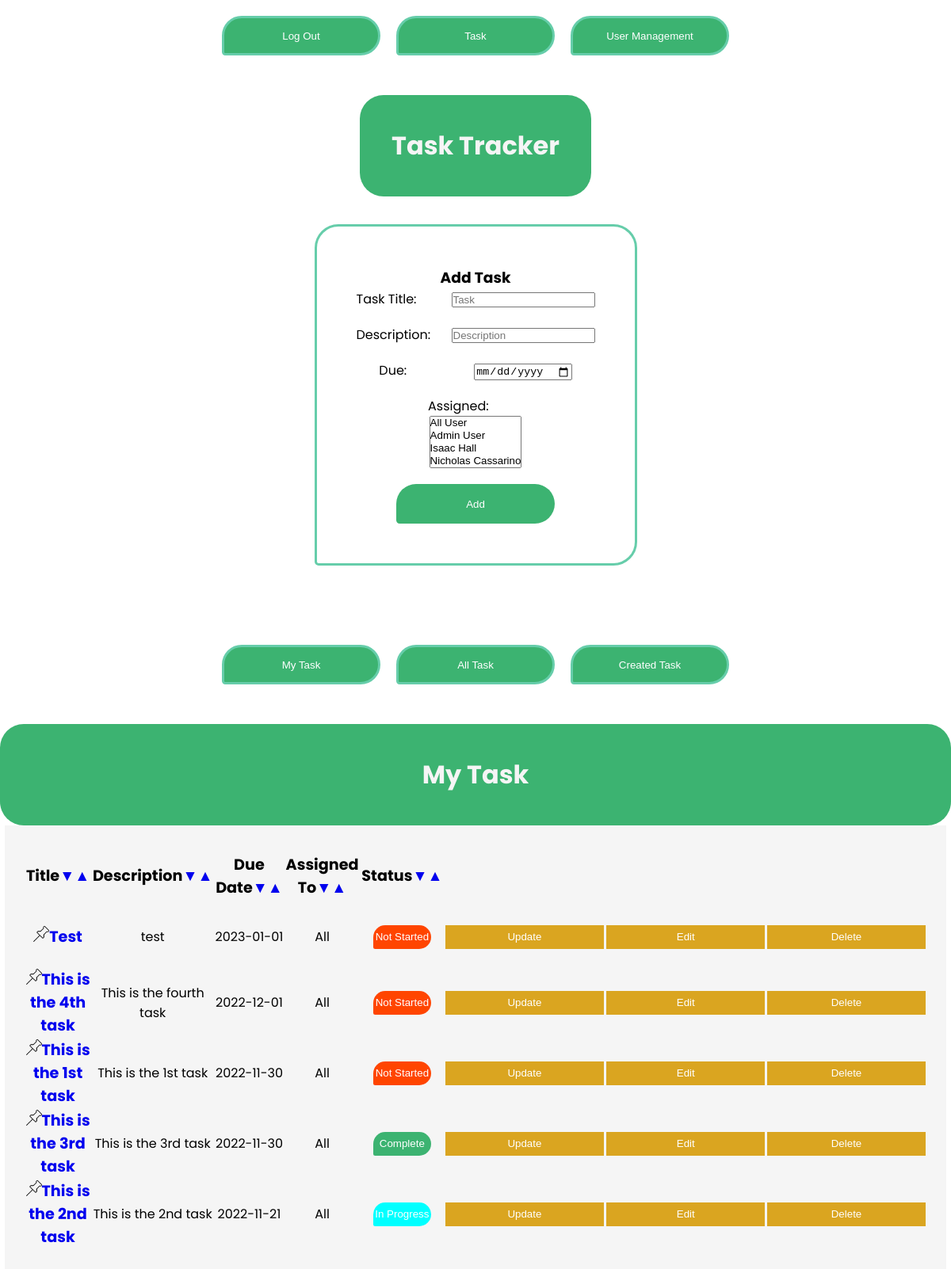
Page /task/Due/1 (signed in) on the committed database.
### models.py (models this page shows, shortened)
class Todo(db.Model):
    id = db.Column(db.Integer, primary_key=True)
    title = db.Column(db.String(100))
    description = db.Column(db.String(4150))
    assigned = db.Column(db.String(100))
    due = db.Column(db.Date)
    complete = db.Column(db.Integer)
    createdBy = db.Column(db.Integer)
    comments = db.relationship("Comment", backref="comment", cascade="all, delete-orphan", lazy=True)

### app.py (the view)
@app.route("/task/<string:sort_id>/<int:order_id>")
def sortTask(sort_id,order_id):
    global user
    if user == User:
        return render_template('login.html', message="Please Log In To access this page")
    todo_list = None
    if order_id == 0:
        if sort_id == "Title":
            todo_list = Todo.query.order_by(Todo.title)
        if sort_id == "Description":
            todo_list = Todo.query.order_by(Todo.description)
        if sort_id == "Due":
            todo_list = Todo.query.order_by(Todo.due)
        if sort_id == "AssignedTo":
            todo_list = Todo.query.order_by(Todo.assigned)
        if sort_id == "Status":
            todo_list = Todo.query.order_by(Todo.complete.desc())
    elif order_id == 1:
        if sort_id == "Title":
            todo_list = Todo.query.order_by(Todo.title.desc())
        if sort_id == "Description":
            todo_list = Todo.query.order_by(Todo.description.desc())
        if sort_id == "Due":
            todo_list = Todo.query.order_by(Todo.due.desc())
        if sort_id == "AssignedTo":
            todo_list = Todo.query.order_by(Todo.assigned.desc())
        if sort_id == "Status":
            todo_list = Todo.query.order_by(Todo.complete)
    user_list = User.query.all()
    return render_template('task.html', todo_list=todo_list, user_list=user_list, user=user)

### templates/task.html (shortened to what this page needs)
<!DOCTYPE html>
<html lang="en">
<head>
    <link rel="stylesheet" href="{{ url_for('static',filename='main.css') }}">
</head>
<body>
<div class="top-contain">
    <a href="/logout">
        <button class="top-bar">Log Out</button>
    </a>
    <a href="/task">
        <button class="top-bar">Task</button>
    </a>
    <a href="/ViewUsers">
        <button class="top-bar">User Management</button>
    </a>
</div>
<div class="h">
    <h1>Task Tracker</h1>
</div>
<form action="/add" method="post">
    <div class="register-container">
        <h3>Add Task</h3>
        <div class="form-item">
            <label>Task Title:</label>
            <input required type="text" name="title" placeholder="Task">
        </div>
        <div class="form-item">
            <label>Description:</label>
            <input type="text" name="description" placeholder="Description">
        </div>
        <div class="form-item">
            <label>Due:</label>
            <input required type="date" name="due">
        </div>
        <label>Assigned:</label>
        <select required name="assigned" id="assigned" multiple>
            <option value="All">All User</option>
            {% for user in user_list %}
                <option value="{{ user.name }}">{{ user.name }}</option>
            {% endfor %}
        </select>
        <button class="submit-button" type="submit">Add</button>
    </div>
</form>
<div class="top-contain">
    <button class="top-bar filter-button" onclick="toggle_visibility('myTask')">My Task</button>
    {% if user.access==1 %}
        <button class="top-bar filter-button" onclick="toggle_visibility('allTask')">All Task</button>
    {% endif %}
    <button class="top-bar filter-button" onclick="toggle_visibility('createdTask')">Created Task</button>
</div>
<div id="myTask">
    <div class="h">
        <h1>My Task</h1>
    </div>
    <div id="todo" class="todo">
        <table>
            <thead>
                <th>Title<a href="/task/Title/0">&#9660;</a><a href="/task/Title/1">&#9650;</a></th>
                <th>Description<a href="/task/Description/0">&#9660;</a><a href="/task/Description/1">&#9650;</a></th>
                <th>Due Date<a href="/task/Due/0">&#9660;</a><a href="/task/Due/1">&#9650;</a></th>
                <th>Assigned To<a href="/task/AssignedTo/0">&#9660;</a><a href="/task/AssignedTo/1">&#9650;</a></th>
                <th>Status<a href="/task/Status/0">&#9660;</a><a href="/task/Status/1">&#9650;</a></th>
            <th></th>
            <th></th>
            </thead>
            <tbody>
            {% for todo in todo_list %}
                <tr>
                    {% if user.name in todo.assigned or todo.assigned=="All" %}
                        <td class="title"><a href="/pin/{{ todo.id }}"><img height="20px" width="20px"
                                                                            src="{{ url_for('static',filename='pin.png') }}" alt="pin"><a
                                href="/viewTask/{{ todo.id }}">{{ todo.title }}</a></td>
                        <td>{{ todo.description }}</td>
                        <td>{{ todo.due }}</td>
                        <td>{{ todo.assigned }}</td>
                        <td>{% if todo.complete == 0 %}
                            <button class="notStarted">Not Started</button>
                        {% elif todo.complete == 1 %}
                            <button class="inProgress">In Progress</button>
                        {% else %}
                            <button class="complete">Complete</button>
                        {% endif %}</td>
                        <td><a href="/update/{{ todo.id }}">
                            <button>Update</button>
                        </a></td>
                        {% if todo.createdBy == user.id or user.access == 1 %}
                            <td><a href="/editTask/{{ todo.id }}">
                                <button>Edit</button>
                            </a></td>
                            <td><a href="/delete/{{ todo.id }}">
                                <button>Delete</button>
                            </a></td>
                        {% endif %}</tr>
                    {% endif %}
            {% endfor %}
            </tbody>
        </table>
    </div>
</div>
</body>
</html>

### static/main.css (style rules this page uses)
h1 { color: whitesmoke; }
label:not(.ex) { display: block; float: left; width: 120px; font-family: 'Poppins', sans-serif; text-align: left; }
h3 { font-weight: bold; text-align: left; font-family: 'Poppins', sans-serif; }
th { font-size: larger; height: 75px; width: 550px; font-family: 'Poppins', sans-serif; }
td { height: 75px; }
tbody { font-family: 'Poppins', sans-serif; }
td > a > button:not(.exclude) { width: 200px; height: 30px; background-color: goldenrod; border-style: none; color: white; }
a { text-decoration: none; }
.todo { text-align: center; background-color: whitesmoke; width: 95%; margin-left: auto; margin-right: auto; padding: 2%; }
.inProgress { background-color: aqua; border-style: none; color: white; height: 30px; width: 70%; border-radius: 30px 30px 30px 5px; }
.complete { background-color: mediumseagreen; border-style: none; color: white; height: 30px; width: 70%; border-radius: 30px 30px 30px 5px; }
.notStarted { background-color: orangered; border-style: none; color: white; height: 30px; width: 70%; border-radius: 30px 30px 30px 5px; }
.title { font-weight: bold; font-size: larger; }
.top-bar { background-color: mediumseagreen; border-style: solid; border-color: mediumaquamarine; border-width: 3px; color: white; height: 50px; width: 200px; margin-right: 10px; margin-left: 10px; border-radius: 30px 30px 30px 5px; }
.top-contain { margin-top: 20px; display: flex; justify-content: center; }
* { padding: 0px; margin: 0px; }
body { display: flex; flex-direction: column; align-items: center; gap:30px }
.submit-button { background-color: mediumseagreen; border-style: none; color: white; height: 50px; width: 200px; margin-top: 20px; border-radius: 30px 30px 30px 5px; }
.register-container { margin-top: 5px; display: flex; flex-direction: column; justify-content: center; align-items: center; padding: 50px; border: solid; border-color: mediumaquamarine; border-radius: 30px 30px 30px 5px; }
div.h { margin-top: 20px; flex-direction: column; text-align: center; font-family: 'Poppins', sans-serif; background-color: mediumseagreen; display:flex; padding: 40px; border-radius: 30px; justify-content: space-between; color: white; }
div.form-item { margin-bottom: 20px; font-family: 'Poppins', sans-serif; }
.filter-button { margin-top: 50px; }

### rows in the picture
Todo: title "Test", description "test", due "2023-01-01", assigned "All", complete "Not Started"
Todo: title "This is the 4th task", description "This is the fourth task", due "2022-12-01", assigned "All", complete "Not Started"
Todo: title "This is the 1st task", description "This is the 1st task", due "2022-11-30", assigned "All", complete "Not Started"
Todo: title "This is the 3rd task", description "This is the 3rd task", due "2022-11-30", assigned "All", complete "Complete"
Todo: title "This is the 2nd task", description "This is the 2nd task", due "2022-11-21", assigned "All", complete "In Progress"
